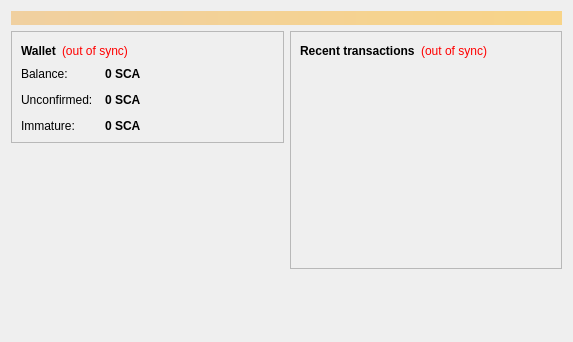
<?xml version="1.0" encoding="UTF-8"?>
<ui version="4.0">
 <class>OverviewPage</class>
 <widget class="QWidget" name="OverviewPage">
  <property name="geometry">
   <rect>
    <x>0</x>
    <y>0</y>
    <width>573</width>
    <height>342</height>
   </rect>
  </property>
  <property name="windowTitle">
   <string>Form</string>
  </property>
  <layout class="QVBoxLayout" name="topLayout">
   <item>
    <widget class="QLabel" name="labelAlerts">
     <property name="visible">
      <bool>false</bool>
     </property>
     <property name="styleSheet">
      <string notr="true">background-color: qlineargradient(x1: 0, y1: 0, x2: 1, y2: 0, stop:0 #F0D0A0, stop:1 #F8D488); color:#000000;</string>
     </property>
     <property name="wordWrap">
      <bool>true</bool>
     </property>
     <property name="margin">
      <number>3</number>
     </property>
    </widget>
   </item>
   <item>
    <layout class="QHBoxLayout" name="horizontalLayout" stretch="1,1">
     <item>
      <layout class="QVBoxLayout" name="verticalLayout_2">
       <item>
        <widget class="QFrame" name="frame">
         <property name="frameShape">
          <enum>QFrame::StyledPanel</enum>
         </property>
         <property name="frameShadow">
          <enum>QFrame::Raised</enum>
         </property>
         <layout class="QVBoxLayout" name="verticalLayout_4">
          <item>
           <layout class="QHBoxLayout" name="horizontalLayout_4">
            <item>
             <widget class="QLabel" name="label_5">
              <property name="font">
               <font>
                <weight>75</weight>
                <bold>true</bold>
               </font>
              </property>
              <property name="text">
               <string>Wallet</string>
              </property>
             </widget>
            </item>
            <item>
             <widget class="QLabel" name="labelWalletStatus">
              <property name="toolTip">
               <string>The displayed information may be out of date. Your wallet automatically synchronizes with the Scandiumcoin network after a connection is established, but this process has not completed yet.</string>
              </property>
              <property name="styleSheet">
               <string notr="true">QLabel { color: red; }</string>
              </property>
              <property name="text">
               <string notr="true">(out of sync)</string>
              </property>
              <property name="alignment">
               <set>Qt::AlignLeading|Qt::AlignLeft|Qt::AlignVCenter</set>
              </property>
             </widget>
            </item>
            <item>
             <spacer name="horizontalSpacer_2">
              <property name="orientation">
               <enum>Qt::Horizontal</enum>
              </property>
              <property name="sizeHint" stdset="0">
               <size>
                <width>40</width>
                <height>20</height>
               </size>
              </property>
             </spacer>
            </item>
           </layout>
          </item>
          <item>
           <layout class="QFormLayout" name="formLayout_2">
            <property name="fieldGrowthPolicy">
             <enum>QFormLayout::AllNonFixedFieldsGrow</enum>
            </property>
            <property name="horizontalSpacing">
             <number>12</number>
            </property>
            <property name="verticalSpacing">
             <number>12</number>
            </property>
            <item row="0" column="0">
             <widget class="QLabel" name="label">
              <property name="text">
               <string>Balance:</string>
              </property>
             </widget>
            </item>
            <item row="0" column="1">
             <widget class="QLabel" name="labelBalance">
              <property name="font">
               <font>
                <weight>75</weight>
                <bold>true</bold>
               </font>
              </property>
              <property name="cursor">
               <cursorShape>IBeamCursor</cursorShape>
              </property>
              <property name="toolTip">
               <string>Your current balance</string>
              </property>
              <property name="text">
               <string notr="true">0 SCA</string>
              </property>
              <property name="textInteractionFlags">
               <set>Qt::LinksAccessibleByMouse|Qt::TextSelectableByKeyboard|Qt::TextSelectableByMouse</set>
              </property>
             </widget>
            </item>
            <item row="1" column="0">
             <widget class="QLabel" name="label_3">
              <property name="text">
               <string>Unconfirmed:</string>
              </property>
             </widget>
            </item>
            <item row="1" column="1">
             <widget class="QLabel" name="labelUnconfirmed">
              <property name="font">
               <font>
                <weight>75</weight>
                <bold>true</bold>
               </font>
              </property>
              <property name="cursor">
               <cursorShape>IBeamCursor</cursorShape>
              </property>
              <property name="toolTip">
               <string>Total of transactions that have yet to be confirmed, and do not yet count toward the current balance</string>
              </property>
              <property name="text">
               <string notr="true">0 SCA</string>
              </property>
              <property name="textInteractionFlags">
               <set>Qt::LinksAccessibleByMouse|Qt::TextSelectableByKeyboard|Qt::TextSelectableByMouse</set>
              </property>
             </widget>
            </item>
            <item row="2" column="0">
             <widget class="QLabel" name="labelImmatureText">
              <property name="text">
               <string>Immature:</string>
              </property>
             </widget>
            </item>
            <item row="2" column="1">
             <widget class="QLabel" name="labelImmature">
              <property name="font">
               <font>
                <weight>75</weight>
                <bold>true</bold>
               </font>
              </property>
              <property name="toolTip">
               <string>Mined balance that has not yet matured</string>
              </property>
              <property name="text">
               <string notr="true">0 SCA</string>
              </property>
              <property name="textInteractionFlags">
               <set>Qt::LinksAccessibleByMouse|Qt::TextSelectableByKeyboard|Qt::TextSelectableByMouse</set>
              </property>
             </widget>
            </item>
           </layout>
          </item>
         </layout>
        </widget>
       </item>
       <item>
        <spacer name="verticalSpacer">
         <property name="orientation">
          <enum>Qt::Vertical</enum>
         </property>
         <property name="sizeHint" stdset="0">
          <size>
           <width>20</width>
           <height>40</height>
          </size>
         </property>
        </spacer>
       </item>
      </layout>
     </item>
     <item>
      <layout class="QVBoxLayout" name="verticalLayout_3">
       <item>
        <widget class="QFrame" name="frame_2">
         <property name="frameShape">
          <enum>QFrame::StyledPanel</enum>
         </property>
         <property name="frameShadow">
          <enum>QFrame::Raised</enum>
         </property>
         <layout class="QVBoxLayout" name="verticalLayout">
          <item>
           <layout class="QHBoxLayout" name="horizontalLayout_2">
            <item>
             <widget class="QLabel" name="label_4">
              <property name="text">
               <string>&lt;b&gt;Recent transactions&lt;/b&gt;</string>
              </property>
             </widget>
            </item>
            <item>
             <widget class="QLabel" name="labelTransactionsStatus">
              <property name="toolTip">
               <string>The displayed information may be out of date. Your wallet automatically synchronizes with the Scandiumcoin network after a connection is established, but this process has not completed yet.</string>
              </property>
              <property name="styleSheet">
               <string notr="true">QLabel { color: red; }</string>
              </property>
              <property name="text">
               <string notr="true">(out of sync)</string>
              </property>
              <property name="alignment">
               <set>Qt::AlignRight|Qt::AlignTrailing|Qt::AlignVCenter</set>
              </property>
             </widget>
            </item>
            <item>
             <spacer name="horizontalSpacer">
              <property name="orientation">
               <enum>Qt::Horizontal</enum>
              </property>
              <property name="sizeHint" stdset="0">
               <size>
                <width>40</width>
                <height>20</height>
               </size>
              </property>
             </spacer>
            </item>
           </layout>
          </item>
          <item>
           <widget class="QListView" name="listTransactions">
            <property name="styleSheet">
             <string notr="true">QListView { background: transparent; }</string>
            </property>
            <property name="frameShape">
             <enum>QFrame::NoFrame</enum>
            </property>
            <property name="verticalScrollBarPolicy">
             <enum>Qt::ScrollBarAlwaysOff</enum>
            </property>
            <property name="horizontalScrollBarPolicy">
             <enum>Qt::ScrollBarAlwaysOff</enum>
            </property>
            <property name="selectionMode">
             <enum>QAbstractItemView::NoSelection</enum>
            </property>
           </widget>
          </item>
         </layout>
        </widget>
       </item>
       <item>
        <spacer name="verticalSpacer_2">
         <property name="orientation">
          <enum>Qt::Vertical</enum>
         </property>
         <property name="sizeHint" stdset="0">
          <size>
           <width>20</width>
           <height>40</height>
          </size>
         </property>
        </spacer>
       </item>
      </layout>
     </item>
    </layout>
   </item>
  </layout>
 </widget>
 <resources/>
 <connections/>
</ui>
